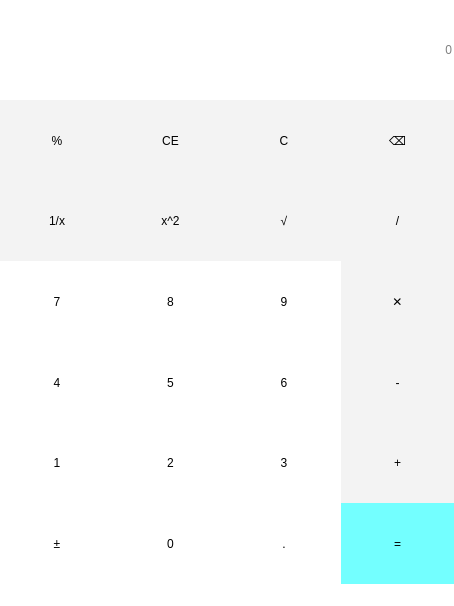
<?xml version="1.0" encoding="UTF-8"?>
<ui version="4.0">
 <class>MainWindow</class>
 <widget class="QMainWindow" name="MainWindow">
  <property name="geometry">
   <rect>
    <x>0</x>
    <y>0</y>
    <width>454</width>
    <height>606</height>
   </rect>
  </property>
  <property name="windowTitle">
   <string>计算器-邵鹏程-201941412120</string>
  </property>
  <property name="windowOpacity">
   <double>0.950000000000000</double>
  </property>
  <property name="styleSheet">
   <string notr="true">background-color: white;
border:none;
font: 75 10pt &quot;Arial&quot;;
</string>
  </property>
  <widget class="QWidget" name="centralwidget">
   <property name="styleSheet">
    <string notr="true">QPushButton:hover{
	
	background-color: rgb(234, 234, 234);
}

</string>
   </property>
   <layout class="QGridLayout" name="gridLayout">
    <property name="leftMargin">
     <number>0</number>
    </property>
    <property name="topMargin">
     <number>0</number>
    </property>
    <property name="rightMargin">
     <number>0</number>
    </property>
    <property name="bottomMargin">
     <number>0</number>
    </property>
    <property name="spacing">
     <number>0</number>
    </property>
    <item row="6" column="1">
     <widget class="QPushButton" name="btnNum0">
      <property name="sizePolicy">
       <sizepolicy hsizetype="Minimum" vsizetype="Minimum">
        <horstretch>0</horstretch>
        <verstretch>0</verstretch>
       </sizepolicy>
      </property>
      <property name="styleSheet">
       <string notr="true">font: 87 12pt &quot;Arial Black&quot;;</string>
      </property>
      <property name="text">
       <string>0</string>
      </property>
     </widget>
    </item>
    <item row="5" column="3">
     <widget class="QPushButton" name="btnPlus">
      <property name="sizePolicy">
       <sizepolicy hsizetype="Minimum" vsizetype="Minimum">
        <horstretch>0</horstretch>
        <verstretch>0</verstretch>
       </sizepolicy>
      </property>
      <property name="styleSheet">
       <string notr="true">background-color: rgb(243, 243, 243);</string>
      </property>
      <property name="text">
       <string>+</string>
      </property>
     </widget>
    </item>
    <item row="1" column="3">
     <widget class="QPushButton" name="btnDel">
      <property name="sizePolicy">
       <sizepolicy hsizetype="Minimum" vsizetype="Minimum">
        <horstretch>0</horstretch>
        <verstretch>0</verstretch>
       </sizepolicy>
      </property>
      <property name="styleSheet">
       <string notr="true">background-color: rgb(243, 243, 243);</string>
      </property>
      <property name="text">
       <string>⌫</string>
      </property>
     </widget>
    </item>
    <item row="5" column="1">
     <widget class="QPushButton" name="btnNum2">
      <property name="sizePolicy">
       <sizepolicy hsizetype="Minimum" vsizetype="Minimum">
        <horstretch>0</horstretch>
        <verstretch>0</verstretch>
       </sizepolicy>
      </property>
      <property name="styleSheet">
       <string notr="true">font: 87 12pt &quot;Arial Black&quot;;</string>
      </property>
      <property name="text">
       <string>2</string>
      </property>
     </widget>
    </item>
    <item row="2" column="0">
     <widget class="QPushButton" name="btnInverse">
      <property name="sizePolicy">
       <sizepolicy hsizetype="Minimum" vsizetype="Minimum">
        <horstretch>0</horstretch>
        <verstretch>0</verstretch>
       </sizepolicy>
      </property>
      <property name="styleSheet">
       <string notr="true">background-color: rgb(243, 243, 243);</string>
      </property>
      <property name="text">
       <string>1/x</string>
      </property>
     </widget>
    </item>
    <item row="3" column="2">
     <widget class="QPushButton" name="btnNum9">
      <property name="sizePolicy">
       <sizepolicy hsizetype="Minimum" vsizetype="Minimum">
        <horstretch>0</horstretch>
        <verstretch>0</verstretch>
       </sizepolicy>
      </property>
      <property name="styleSheet">
       <string notr="true">font: 87 12pt &quot;Arial Black&quot;;</string>
      </property>
      <property name="text">
       <string>9</string>
      </property>
     </widget>
    </item>
    <item row="2" column="1">
     <widget class="QPushButton" name="btnSquare">
      <property name="sizePolicy">
       <sizepolicy hsizetype="Minimum" vsizetype="Minimum">
        <horstretch>0</horstretch>
        <verstretch>0</verstretch>
       </sizepolicy>
      </property>
      <property name="styleSheet">
       <string notr="true">background-color: rgb(243, 243, 243);</string>
      </property>
      <property name="text">
       <string>x^2</string>
      </property>
     </widget>
    </item>
    <item row="3" column="0">
     <widget class="QPushButton" name="btnNum7">
      <property name="sizePolicy">
       <sizepolicy hsizetype="Minimum" vsizetype="Minimum">
        <horstretch>0</horstretch>
        <verstretch>0</verstretch>
       </sizepolicy>
      </property>
      <property name="styleSheet">
       <string notr="true">font: 87 12pt &quot;Arial Black&quot;;</string>
      </property>
      <property name="text">
       <string>7</string>
      </property>
     </widget>
    </item>
    <item row="6" column="3">
     <widget class="QPushButton" name="btnEqual">
      <property name="sizePolicy">
       <sizepolicy hsizetype="Minimum" vsizetype="Minimum">
        <horstretch>0</horstretch>
        <verstretch>0</verstretch>
       </sizepolicy>
      </property>
      <property name="styleSheet">
       <string notr="true">background-color: rgb(115, 255, 255);</string>
      </property>
      <property name="text">
       <string>=</string>
      </property>
     </widget>
    </item>
    <item row="0" column="0" colspan="4">
     <widget class="QLineEdit" name="display">
      <property name="enabled">
       <bool>true</bool>
      </property>
      <property name="sizePolicy">
       <sizepolicy hsizetype="Expanding" vsizetype="Minimum">
        <horstretch>0</horstretch>
        <verstretch>0</verstretch>
       </sizepolicy>
      </property>
      <property name="minimumSize">
       <size>
        <width>0</width>
        <height>100</height>
       </size>
      </property>
      <property name="styleSheet">
       <string notr="true">font: 87 16pt &quot;Arial Black&quot;;
color: rgb(0, 0, 0);l</string>
      </property>
      <property name="frame">
       <bool>true</bool>
      </property>
      <property name="alignment">
       <set>Qt::AlignRight|Qt::AlignTrailing|Qt::AlignVCenter</set>
      </property>
      <property name="placeholderText">
       <string>0</string>
      </property>
     </widget>
    </item>
    <item row="5" column="2">
     <widget class="QPushButton" name="btnNum3">
      <property name="sizePolicy">
       <sizepolicy hsizetype="Minimum" vsizetype="Minimum">
        <horstretch>0</horstretch>
        <verstretch>0</verstretch>
       </sizepolicy>
      </property>
      <property name="styleSheet">
       <string notr="true">font: 87 12pt &quot;Arial Black&quot;;</string>
      </property>
      <property name="text">
       <string>3</string>
      </property>
     </widget>
    </item>
    <item row="4" column="3">
     <widget class="QPushButton" name="btnMinus">
      <property name="sizePolicy">
       <sizepolicy hsizetype="Minimum" vsizetype="Minimum">
        <horstretch>0</horstretch>
        <verstretch>0</verstretch>
       </sizepolicy>
      </property>
      <property name="styleSheet">
       <string notr="true">background-color: rgb(243, 243, 243);</string>
      </property>
      <property name="text">
       <string>-</string>
      </property>
     </widget>
    </item>
    <item row="4" column="1">
     <widget class="QPushButton" name="btnNum5">
      <property name="sizePolicy">
       <sizepolicy hsizetype="Minimum" vsizetype="Minimum">
        <horstretch>0</horstretch>
        <verstretch>0</verstretch>
       </sizepolicy>
      </property>
      <property name="styleSheet">
       <string notr="true">font: 87 12pt &quot;Arial Black&quot;;</string>
      </property>
      <property name="text">
       <string>5</string>
      </property>
     </widget>
    </item>
    <item row="4" column="0">
     <widget class="QPushButton" name="btnNum4">
      <property name="sizePolicy">
       <sizepolicy hsizetype="Minimum" vsizetype="Minimum">
        <horstretch>0</horstretch>
        <verstretch>0</verstretch>
       </sizepolicy>
      </property>
      <property name="styleSheet">
       <string notr="true">font: 87 12pt &quot;Arial Black&quot;;</string>
      </property>
      <property name="text">
       <string>4</string>
      </property>
     </widget>
    </item>
    <item row="6" column="0">
     <widget class="QPushButton" name="btnSign">
      <property name="sizePolicy">
       <sizepolicy hsizetype="Minimum" vsizetype="Minimum">
        <horstretch>0</horstretch>
        <verstretch>0</verstretch>
       </sizepolicy>
      </property>
      <property name="styleSheet">
       <string notr="true"/>
      </property>
      <property name="text">
       <string>±</string>
      </property>
     </widget>
    </item>
    <item row="1" column="1">
     <widget class="QPushButton" name="btnClear">
      <property name="sizePolicy">
       <sizepolicy hsizetype="Minimum" vsizetype="Minimum">
        <horstretch>0</horstretch>
        <verstretch>0</verstretch>
       </sizepolicy>
      </property>
      <property name="styleSheet">
       <string notr="true">background-color: rgb(243, 243, 243);</string>
      </property>
      <property name="text">
       <string>CE</string>
      </property>
     </widget>
    </item>
    <item row="2" column="3">
     <widget class="QPushButton" name="btnDivide">
      <property name="sizePolicy">
       <sizepolicy hsizetype="Minimum" vsizetype="Minimum">
        <horstretch>0</horstretch>
        <verstretch>0</verstretch>
       </sizepolicy>
      </property>
      <property name="styleSheet">
       <string notr="true">background-color: rgb(243, 243, 243);</string>
      </property>
      <property name="text">
       <string>/</string>
      </property>
     </widget>
    </item>
    <item row="3" column="3">
     <widget class="QPushButton" name="btnMultiple">
      <property name="sizePolicy">
       <sizepolicy hsizetype="Minimum" vsizetype="Minimum">
        <horstretch>0</horstretch>
        <verstretch>0</verstretch>
       </sizepolicy>
      </property>
      <property name="styleSheet">
       <string notr="true">background-color: rgb(243, 243, 243);</string>
      </property>
      <property name="text">
       <string>✕</string>
      </property>
     </widget>
    </item>
    <item row="4" column="2">
     <widget class="QPushButton" name="btnNum6">
      <property name="sizePolicy">
       <sizepolicy hsizetype="Minimum" vsizetype="Minimum">
        <horstretch>0</horstretch>
        <verstretch>0</verstretch>
       </sizepolicy>
      </property>
      <property name="styleSheet">
       <string notr="true">font: 87 12pt &quot;Arial Black&quot;;
</string>
      </property>
      <property name="text">
       <string>6</string>
      </property>
     </widget>
    </item>
    <item row="2" column="2">
     <widget class="QPushButton" name="btnSqrt">
      <property name="sizePolicy">
       <sizepolicy hsizetype="Minimum" vsizetype="Minimum">
        <horstretch>0</horstretch>
        <verstretch>0</verstretch>
       </sizepolicy>
      </property>
      <property name="styleSheet">
       <string notr="true">background-color: rgb(243, 243, 243);</string>
      </property>
      <property name="text">
       <string>√</string>
      </property>
     </widget>
    </item>
    <item row="6" column="2">
     <widget class="QPushButton" name="btnPeriod">
      <property name="sizePolicy">
       <sizepolicy hsizetype="Minimum" vsizetype="Minimum">
        <horstretch>0</horstretch>
        <verstretch>0</verstretch>
       </sizepolicy>
      </property>
      <property name="styleSheet">
       <string notr="true"/>
      </property>
      <property name="text">
       <string>.</string>
      </property>
     </widget>
    </item>
    <item row="5" column="0">
     <widget class="QPushButton" name="btnNum1">
      <property name="sizePolicy">
       <sizepolicy hsizetype="Minimum" vsizetype="Minimum">
        <horstretch>0</horstretch>
        <verstretch>0</verstretch>
       </sizepolicy>
      </property>
      <property name="styleSheet">
       <string notr="true">font: 87 12pt &quot;Arial Black&quot;;</string>
      </property>
      <property name="text">
       <string>1</string>
      </property>
     </widget>
    </item>
    <item row="1" column="0">
     <widget class="QPushButton" name="btnPercentage">
      <property name="sizePolicy">
       <sizepolicy hsizetype="Minimum" vsizetype="Minimum">
        <horstretch>0</horstretch>
        <verstretch>0</verstretch>
       </sizepolicy>
      </property>
      <property name="styleSheet">
       <string notr="true">background-color: rgb(243, 243, 243);</string>
      </property>
      <property name="text">
       <string>%</string>
      </property>
     </widget>
    </item>
    <item row="1" column="2">
     <widget class="QPushButton" name="btnClearAll">
      <property name="sizePolicy">
       <sizepolicy hsizetype="Minimum" vsizetype="Minimum">
        <horstretch>0</horstretch>
        <verstretch>0</verstretch>
       </sizepolicy>
      </property>
      <property name="styleSheet">
       <string notr="true">background-color: rgb(243, 243, 243);</string>
      </property>
      <property name="text">
       <string>C</string>
      </property>
     </widget>
    </item>
    <item row="3" column="1">
     <widget class="QPushButton" name="btnNum8">
      <property name="sizePolicy">
       <sizepolicy hsizetype="Minimum" vsizetype="Minimum">
        <horstretch>0</horstretch>
        <verstretch>0</verstretch>
       </sizepolicy>
      </property>
      <property name="styleSheet">
       <string notr="true">font: 87 12pt &quot;Arial Black&quot;;</string>
      </property>
      <property name="text">
       <string>8</string>
      </property>
     </widget>
    </item>
   </layout>
  </widget>
  <widget class="QMenuBar" name="menubar">
   <property name="geometry">
    <rect>
     <x>0</x>
     <y>0</y>
     <width>454</width>
     <height>25</height>
    </rect>
   </property>
  </widget>
  <widget class="QStatusBar" name="statusbar"/>
 </widget>
 <resources/>
 <connections/>
</ui>
